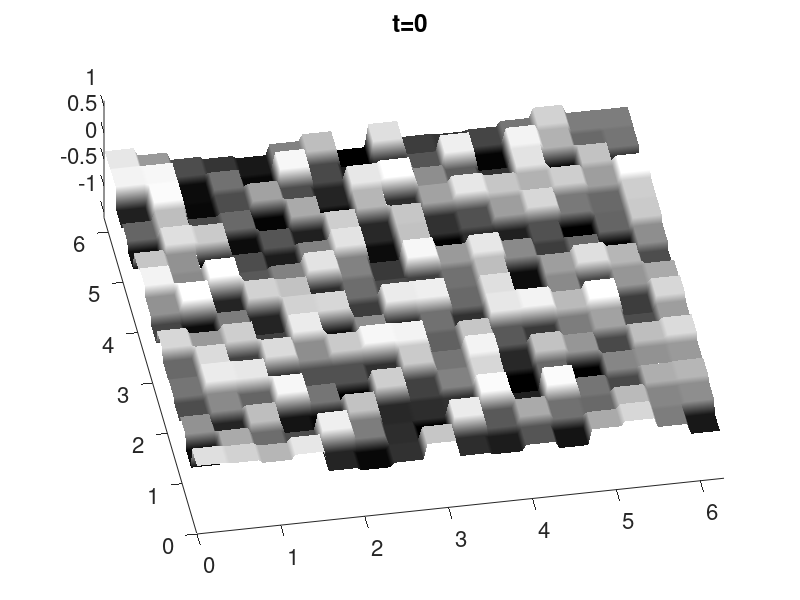

The MATLAB script that drew this image: (Note: this script raises an error after producing the figure.)
% ac2d.m, solving u_t=Delta u+u-u^3 by FFT 
n=128; dx=2*pi/n; dy=dx; x=0:dx:2*pi-dx; y=x; [X Y]=meshgrid(x,y); 
nu=0.001; h=0.1; mu=ones(n,n); % holds F-multipliers 
for j1=1:n; k1=j1-n/2-1; % fill multiplier matrix mu as if fft(u) was centered 
    for j2=1:n; k2=j2-n/2-1;ks=k1*k1+k2*k2; mu(j1,j2)=1/(1+nu*ks*h);end
end
mu=fftshift(mu); % now adapt mu to true fft
u0=zeros(n,n); nb=8; % generate IC 'blockwise random', blocksize nb
for j1=0:n/nb-1 
    for j2=0:n/nb-1
        u0(j1*nb+1:(j1+1)*nb, j2*nb+1:(j2+1)*nb)=0.5*(rand(1,1)-0.5)*ones(nb,nb); 
    end
end
figure(1);clf; colormap cool; p1=surf(X,Y,u0);
set(gca,'FontSize',20); shading interp;
axis([0 2*pi 0 2*pi -1.1 1.1]);view(-10,70);grid off; 
tits=['t=0 '];title(tits);
%pcolor(x,y,u0);colormap Gray; colorbar;
set(gca,'FontSize',16);colormap Gray; shading interp;
more=1;u=u0; t=0; uf=fft2(u); more=askmore(more);
while more==1 % integration loop
  uf=mu.*(uf+h*fft2(u-u.^3));  u=ifft2(uf); t=t+h;
  %clf; pcolor(x,y,u);shading interp; colorbar;
  clf; p1=surf(X,Y,u);
  set(gca,'FontSize',20);colormap cool; shading interp;
  axis([0 2*pi 0 2*pi -1.1 1.1]);view(-10,70);grid off; 
  tits=['t=', num2str(t)];title(tits);
  more=askmore(more);
end

